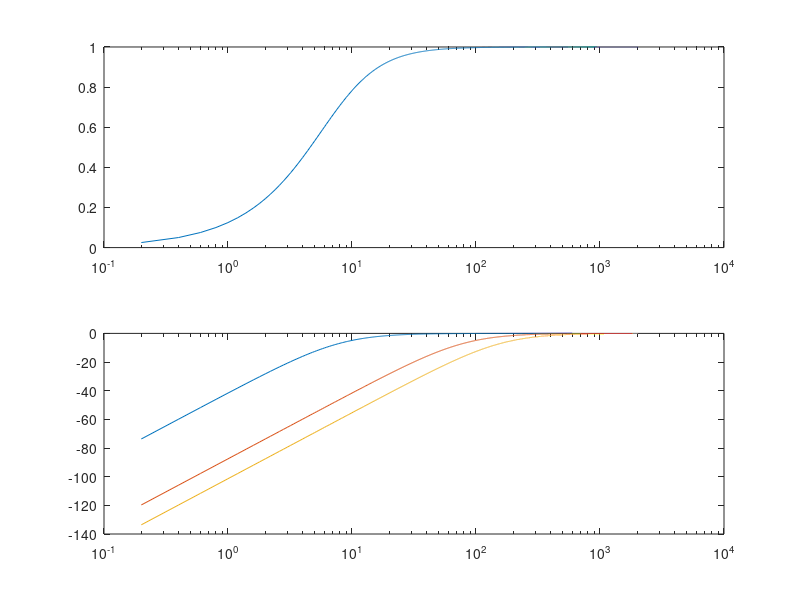

MATLAB code to generate this figure: (Note: this script raises an error after producing the figure.)
clear all
close all
clc

Te=0.0005;
fe = 1/Te;
t = 0:Te:5;

f1=500;
f2=400;
f3=50;
pi=3.14159265359;

%Représentation temporelle du signal
N=length(t);
x=sin(2*pi*f1*t)+sin(2*pi*f2*t)+sin(2*pi*f3*t);
plot(t,x);
xlabel('t');
ylabel('x(t)');
title('Représentation temporelle du signal');

%Représentation fréquentielle du signal
fshift=(-N/2:N/2-1)*fe/N;
y=fft(x);
plot(fshift,fftshift(abs(y)));
xlabel('f');
ylabel('Amplitude');
title('Représentation fréquentielle en amplitude du signal');



f = (0:N-1)*(fe/N);
K=1;
w=2*pi*f;
wc=50;



% semilogx(f,abs(H));
% xlabel('f');
% ylabel('Amplitude');
% title('Représentation du le module de la transmittance complexe');

wc=50;
wc1=500;
wc2=1000;

H=(K*j*w/wc)./(1+j*w/wc);
H1=(K*j*w/wc1)./(1+j*w/wc1);
H2=(K*j*w/wc2)./(1+j*w/wc2);

G=20*log(abs(H));
G1=20*log(abs(H1));
G2=20*log(abs(H2));

 subplot(211)
 semilogx(f,abs(H));

 subplot(212)
 semilogx(f,G,f,G1,f,G2) % Représentation du gain

 

%Filtrage du signal

filtre1 = H.*y;
filtre2 = H1.*y;
filtre3 = H2.*y;

x1=ifft(filtre1,"symmetric");
x2=ifft(filtre2,"symmetric");
x3=ifft(filtre3,"symmetric");

plot(fshift, fftshift(abs(fft(x3))));

subplot(411)
plot(t,x)
xlim([0.5 1]);
xlabel('t');
ylabel('x(t)');
title('Représentation temporelle du signal initial');

subplot(412)
plot(t,x1)
xlim([0.5 1]);
xlabel('t');
ylabel('x(t)');
title('Représentation temporelle du signal pour wc = 50');

subplot(413)
plot(t,x2)
xlim([0.5 1]);
xlabel('t');
ylabel('x(t)');
title('Représentation temporelle du signal wc = 500');

subplot(414)
plot(t,x3)
xlim([0.5 1]);
xlabel('t');
ylabel('x(t)');
title('Représentation temporelle du signal wc = 1000');


